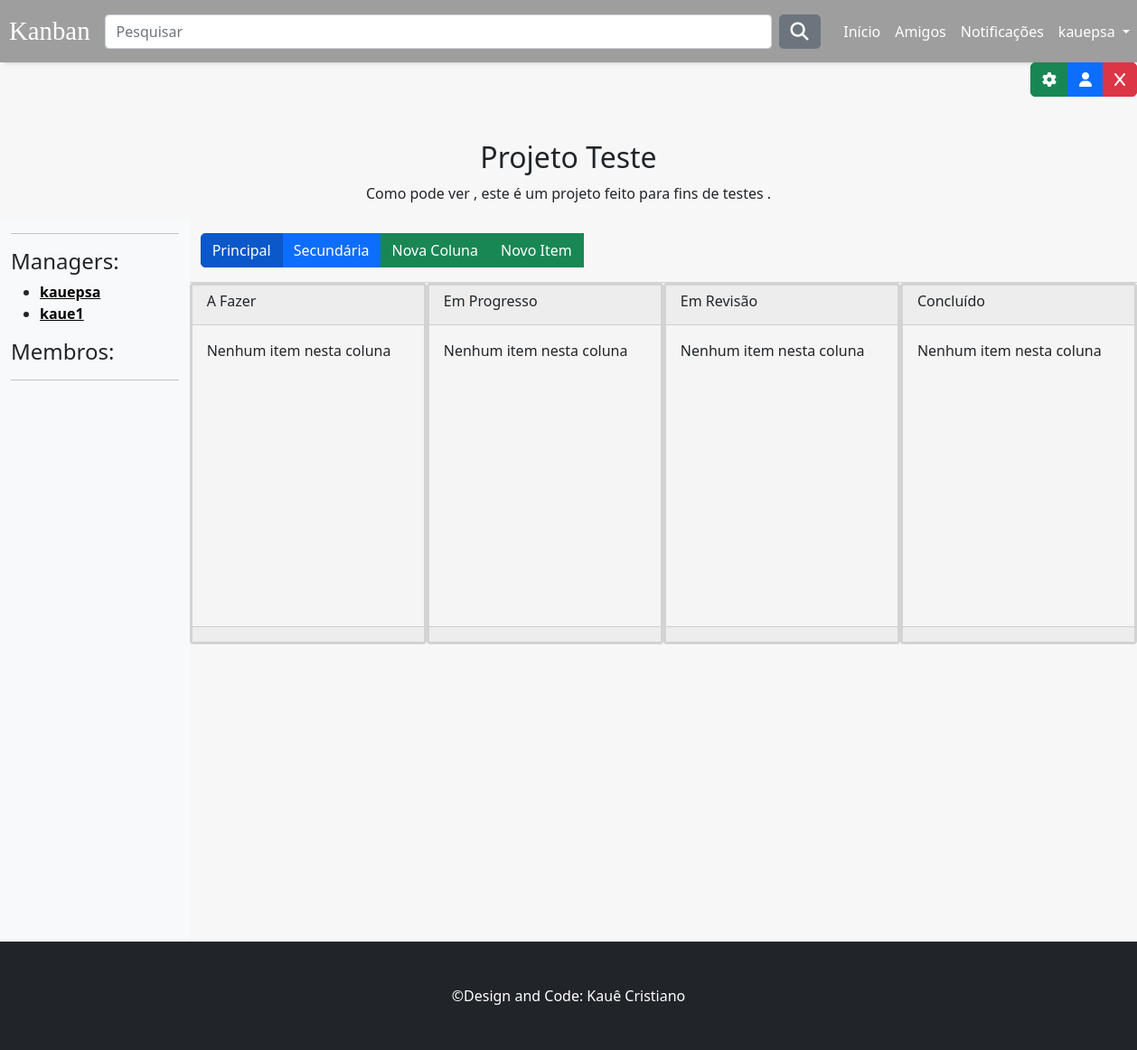
Page /projeto/11/ (signed in) on the committed database.
### kanbantables/models.py (models this page shows, shortened)
class Projeto(models.Model):
    nome = models.CharField(max_length=255)
    descricao = models.TextField()
    managers = models.ManyToManyField(User, related_name='projetos_administrados')
    users = models.ManyToManyField(User, related_name='projetos_participantes')
    convidados = models.ManyToManyField(User, related_name='convidados')
    pendentes = models.ManyToManyField(User, related_name='pendentes')

class Coluna(models.Model):
    nome = models.CharField(max_length=100)
    editavel = models.BooleanField(default=True)
    projeto = models.ForeignKey(Projeto, on_delete=models.CASCADE, related_name='colunas')

### kanbantables/views.py (the view)
# urls.py: path('projeto/<int:pk>/', views.projeto_tables, name='visualizar_projeto'),
@login_required(login_url='login')
def projeto_tables(request, pk):
    projeto = get_object_or_404(Projeto, pk=pk)
    is_manager = request.user in projeto.managers.all()
    is_participant = request.user in projeto.users.all()
    if not is_manager and not is_participant:
        return redirect('index')
    colunas = projeto.colunas.all()
    itens = []
    for coluna in colunas:
        itens.append(coluna.itens.all())
    return render(request, 'kanban/tables.html', {'projeto': projeto, 'colunas': colunas, 'itens': itens})

### main/templates/kanban/tables.html (shortened to what this page needs)
{% extends 'main/base.html' %}
{% block content %}
<div class="col-12 text-end">
    {% if user in projeto.managers.all %}
    <div class="btn-group">
        <a class="btn btn-success" href="{% url 'editar_projeto' projeto.id %}" ><i class="fas fa-cog"></i></a>
        <a class="btn btn-primary" href="{% url 'gerenciar_membros' projeto.id %}" ><i class="fas fa-user"></i></a></button>
        <a class="btn btn-danger" href="{% url 'excluir_projeto' projeto.id %}" ><i class="fas fa-x"></i></a>
    </div>
    {% endif %}
</div>
  <div class="container-fluid pt-5">
    <div class="row no-gutters">
        <div class="col-12 text-center">
            <h2>{{ projeto.nome }}</h2>
            <p>{{ projeto.descricao }}</p>
        </div>
      <div class="col-lg-2 col-12 bg-light" style="min-height: 100vh;">
        <hr>
        <h4>Managers:</h4>
        <ul>
          {% for manager in projeto.managers.all %}
            <li> <strong><a href="{% url 'perfil' %}{{ manager.username }}" style="color:black;">{{ manager.username }}</a></strong></li>
          {% endfor %}
        </ul>
        <h4>Membros:</h4>
        <hr>
      </div>
      <div class="col-lg-10 col-12 pb-5 justify-content-center">
            <div class="btn-group mt-3 mb-3 ">
                <button class="btn btn-primary active" id="principal">Principal</button>
                <button class="btn btn-primary" id="adicionais">Secundária</button>
                {% if user in projeto.managers.all %}
                {% include 'kanban/criar_coluna.html' %}
                {% endif %}
                {% include 'kanban/criar_item.html' %}
            </div>
        <div class="row d-flex" id="colunas" style="min-height: 20vh; border-top: 1px solid lightgray;">
          {% for coluna in colunas %}
            {% if coluna.editavel %}
              <div class="col-lg-3 m-0 p-0 col-adicionais" style="display:none; min-height: 50vh;">
            {% else %}
              <div class="col-lg-3 m-0 p-0 col-principais" style="min-height: 50vh;">
            {% endif %}
              <div class="card" style="min-height: 50vh;">
                <div class="card-header d-flex justify-content-between align-items-center">
                  <h4 class="card-title" style="font-size: medium;">{{ coluna.nome }}</h4>
                </div>
                <div class="card-body">
                  {% for item in coluna.itens.all %}
                    <div class="card mb-3">
                      <div class="card-body">
                        <h5 class="card-title">{{ item.titulo }}</h5>
                        <p class="card-text">{{ item.descricao }}</p>
                      </div>
                      <div class="card-footer">
                        <a href="{% url 'editar_item' projeto.id item.id %}" class="btn btn-sm btn-primary">Editar</a>
                        <a href="{% url 'excluir_item' projeto_id=projeto.id coluna_id=coluna.id item_id=item.id %}" class="btn btn-sm btn-danger">Excluir</a>
                      </div>
                    </div>
                  {% empty %}
                    <p>Nenhum item nesta coluna</p>
                  {% endfor %}
                </div>
                <div class="card-footer">
                </div>
              </div>
            </div>
          {% endfor %}
        </div>
      </div>
    </div>
  </div>
{% endblock %}

### main/templates/main/navbar.html (shortened to what this page needs)
{% block content %}
<nav class="navbar navbar-expand-lg">
      <a class="navbar-brand" id="name" href="{% url 'index' %}">Kanban</a>
      <form class="d-flex" style="min-width: 100vh;">
        <input class="form-control me-2" type="search" placeholder="Pesquisar" aria-label="Pesquisar" id="search-bar">
        <button class="btn btn-secondary ms-auto me-2" type="submit"><i class="fas fa-search fa-lg"></i></button>
      </form>
      <div class="collapse navbar-collapse justify-content-end text-center" id="navbarNav">
        <ul class="navbar-nav">
          <li class="nav-item">
            <a class="nav-link" href="{% url 'index' %}">Início</a>
          </li>
          <li class="nav-item">
            <a class="nav-link" href="#">Amigos</a>
          </li>
          <li class="nav-item">
            <a class="nav-link" href="#">Notificações</a>
          </li>
          {% if user.is_authenticated %}
          <div class="nav-item dropdown">
            <a class="nav-link dropdown-toggle" href="#" id="navbarDropdownMenuLink" role="button" data-bs-toggle="dropdown" aria-haspopup="true" aria-expanded="false">
              {{ user.username }}
            </a>
          </div>
        {% endif %}
        </ul>
      </div>
  </nav>
{% endblock %}

### main/static/css/styles.css (style rules this page uses)
body { background-color: #f7f7f7; }
.btn { border-radius: 5px; }
.navbar { background-color: #9e9e9e; box-shadow: 0px 5px 5px -5px #b9b9b9; margin-bottom: 0; }
.navbar a { color: rgb(255, 255, 255); }
#name { margin-left: 10px; font-family: "Brush Script MT", Times, serif; font-size: 1.8em; }
.card { background-color: whitesmoke; border: 3px solid lightgray ; }

### main/templates/main/navbar.html (style rules this page uses)
a { color: white; }

### rows in the picture
Projeto: nome "Projeto Teste", descricao "Como pode ver , este é um projeto feito para fins de testes ."
Coluna: nome "A Fazer"
Coluna: nome "Em Progresso"
Coluna: nome "Em Revisão"
Coluna: nome "Concluído"

### other values in the picture
{{ user.username }} "kauepsa"
{{ manager.username }} "kauepsa"
{{ manager.username }} "kaue1"
